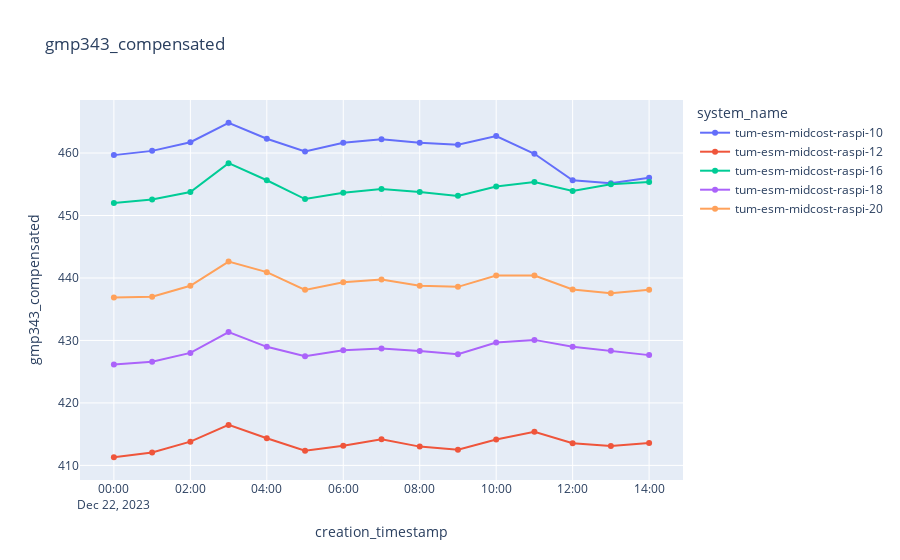

Notebook code cell kept with this figure:
### Code cell
plot_sensor_measurement(df,sensor_id,col_name="gmp343_compensated",filter=filter)

### Figure 1 — Plotly figure (JSON) as saved in the notebook; plotly's stock layout.template omitted (floating-point values rounded to 4 significant figures)
{"data": [{"hovertemplate": "system_name=tum-esm-midcost-raspi-10<br>creation_timestamp=%{x}<br>gmp343_compensated=%{y}<extra></extra>", "legendgroup": "tum-esm-midcost-raspi-10", "line": {"color": "#636efa", "dash": "solid"}, "marker": {"symbol": "circle"}, "mode": "lines+markers", "name": "tum-esm-midcost-raspi-10", "orientation": "v", "showlegend": true, "type": "scatter", "x": ["2023-12-22T00:00:00+00:00", "2023-12-22T01:00:00+00:00", "2023-12-22T02:00:00+00:00", "2023-12-22T03:00:00+00:00", "2023-12-22T04:00:00+00:00", "2023-12-22T05:00:00+00:00", "2023-12-22T06:00:00+00:00", "2023-12-22T07:00:00+00:00", "2023-12-22T08:00:00+00:00", "2023-12-22T09:00:00+00:00", "2023-12-22T10:00:00+00:00", "2023-12-22T11:00:00+00:00", "2023-12-22T12:00:00+00:00", "2023-12-22T13:00:00+00:00", "2023-12-22T14:00:00+00:00"], "xaxis": "x", "y": [459.7, 460.3, 461.7, 464.8, 462.3, 460.2, 461.6, 462.2, 461.6, 461.3, 462.7, 459.9, 455.6, 455.2, 456.0], "yaxis": "y"}, {"hovertemplate": "system_name=tum-esm-midcost-raspi-12<br>creation_timestamp=%{x}<br>gmp343_compensated=%{y}<extra></extra>", "legendgroup": "tum-esm-midcost-raspi-12", "line": {"color": "#EF553B", "dash": "solid"}, "marker": {"symbol": "circle"}, "mode": "lines+markers", "name": "tum-esm-midcost-raspi-12", "orientation": "v", "showlegend": true, "type": "scatter", "x": ["2023-12-22T00:00:00+00:00", "2023-12-22T01:00:00+00:00", "2023-12-22T02:00:00+00:00", "2023-12-22T03:00:00+00:00", "2023-12-22T04:00:00+00:00", "2023-12-22T05:00:00+00:00", "2023-12-22T06:00:00+00:00", "2023-12-22T07:00:00+00:00", "2023-12-22T08:00:00+00:00", "2023-12-22T09:00:00+00:00", "2023-12-22T10:00:00+00:00", "2023-12-22T11:00:00+00:00", "2023-12-22T12:00:00+00:00", "2023-12-22T13:00:00+00:00", "2023-12-22T14:00:00+00:00"], "xaxis": "x", "y": [411.3, 412.1, 413.8, 416.5, 414.3, 412.3, 413.1, 414.2, 413.0, 412.5, 414.1, 415.4, 413.5, 413.1, 413.6], "yaxis": "y"}, {"hovertemplate": "system_name=tum-esm-midcost-raspi-16<br>creation_timestamp=%{x}<br>gmp343_compensated=%{y}<extra></extra>", "legendgroup": "tum-esm-midcost-raspi-16", "line": {"color": "#00cc96", "dash": "solid"}, "marker": {"symbol": "circle"}, "mode": "lines+markers", "name": "tum-esm-midcost-raspi-16", "orientation": "v", "showlegend": true, "type": "scatter", "x": ["2023-12-22T00:00:00+00:00", "2023-12-22T01:00:00+00:00", "2023-12-22T02:00:00+00:00", "2023-12-22T03:00:00+00:00", "2023-12-22T04:00:00+00:00", "2023-12-22T05:00:00+00:00", "2023-12-22T06:00:00+00:00", "2023-12-22T07:00:00+00:00", "2023-12-22T08:00:00+00:00", "2023-12-22T09:00:00+00:00", "2023-12-22T10:00:00+00:00", "2023-12-22T11:00:00+00:00", "2023-12-22T12:00:00+00:00", "2023-12-22T13:00:00+00:00", "2023-12-22T14:00:00+00:00"], "xaxis": "x", "y": [452.0, 452.6, 453.7, 458.4, 455.6, 452.6, 453.6, 454.2, 453.8, 453.1, 454.6, 455.3, 453.9, 455.0, 455.3], "yaxis": "y"}, {"hovertemplate": "system_name=tum-esm-midcost-raspi-18<br>creation_timestamp=%{x}<br>gmp343_compensated=%{y}<extra></extra>", "legendgroup": "tum-esm-midcost-raspi-18", "line": {"color": "#ab63fa", "dash": "solid"}, "marker": {"symbol": "circle"}, "mode": "lines+markers", "name": "tum-esm-midcost-raspi-18", "orientation": "v", "showlegend": true, "type": "scatter", "x": ["2023-12-22T00:00:00+00:00", "2023-12-22T01:00:00+00:00", "2023-12-22T02:00:00+00:00", "2023-12-22T03:00:00+00:00", "2023-12-22T04:00:00+00:00", "2023-12-22T05:00:00+00:00", "2023-12-22T06:00:00+00:00", "2023-12-22T07:00:00+00:00", "2023-12-22T08:00:00+00:00", "2023-12-22T09:00:00+00:00", "2023-12-22T10:00:00+00:00", "2023-12-22T11:00:00+00:00", "2023-12-22T12:00:00+00:00", "2023-12-22T13:00:00+00:00", "2023-12-22T14:00:00+00:00"], "xaxis": "x", "y": [426.1, 426.6, 428.0, 431.3, 429.0, 427.5, 428.4, 428.7, 428.3, 427.8, 429.7, 430.1, 429.0, 428.3, 427.6], "yaxis": "y"}, {"hovertemplate": "system_name=tum-esm-midcost-raspi-20<br>creation_timestamp=%{x}<br>gmp343_compensated=%{y}<extra></extra>", "legendgroup": "tum-esm-midcost-raspi-20", "line": {"color": "#FFA15A", "dash": "solid"}, "marker": {"symbol": "circle"}, "mode": "lines+markers", "name": "tum-esm-midcost-raspi-20", "orientation": "v", "showlegend": true, "type": "scatter", "x": ["2023-12-22T00:00:00+00:00", "2023-12-22T01:00:00+00:00", "2023-12-22T02:00:00+00:00", "2023-12-22T03:00:00+00:00", "2023-12-22T04:00:00+00:00", "2023-12-22T05:00:00+00:00", "2023-12-22T06:00:00+00:00", "2023-12-22T07:00:00+00:00", "2023-12-22T08:00:00+00:00", "2023-12-22T09:00:00+00:00", "2023-12-22T10:00:00+00:00", "2023-12-22T11:00:00+00:00", "2023-12-22T12:00:00+00:00", "2023-12-22T13:00:00+00:00", "2023-12-22T14:00:00+00:00"], "xaxis": "x", "y": [436.9, 437.0, 438.7, 442.6, 440.9, 438.1, 439.3, 439.7, 438.8, 438.6, 440.4, 440.4, 438.2, 437.5, 438.1], "yaxis": "y"}], "layout": {"legend": {"title": {"text": "system_name"}, "tracegroupgap": 0}, "title": {"text": "gmp343_compensated"}, "xaxis": {"anchor": "y", "domain": [0, 1], "title": {"text": "creation_timestamp"}}, "yaxis": {"anchor": "x", "domain": [0, 1], "title": {"text": "gmp343_compensated"}}}}
